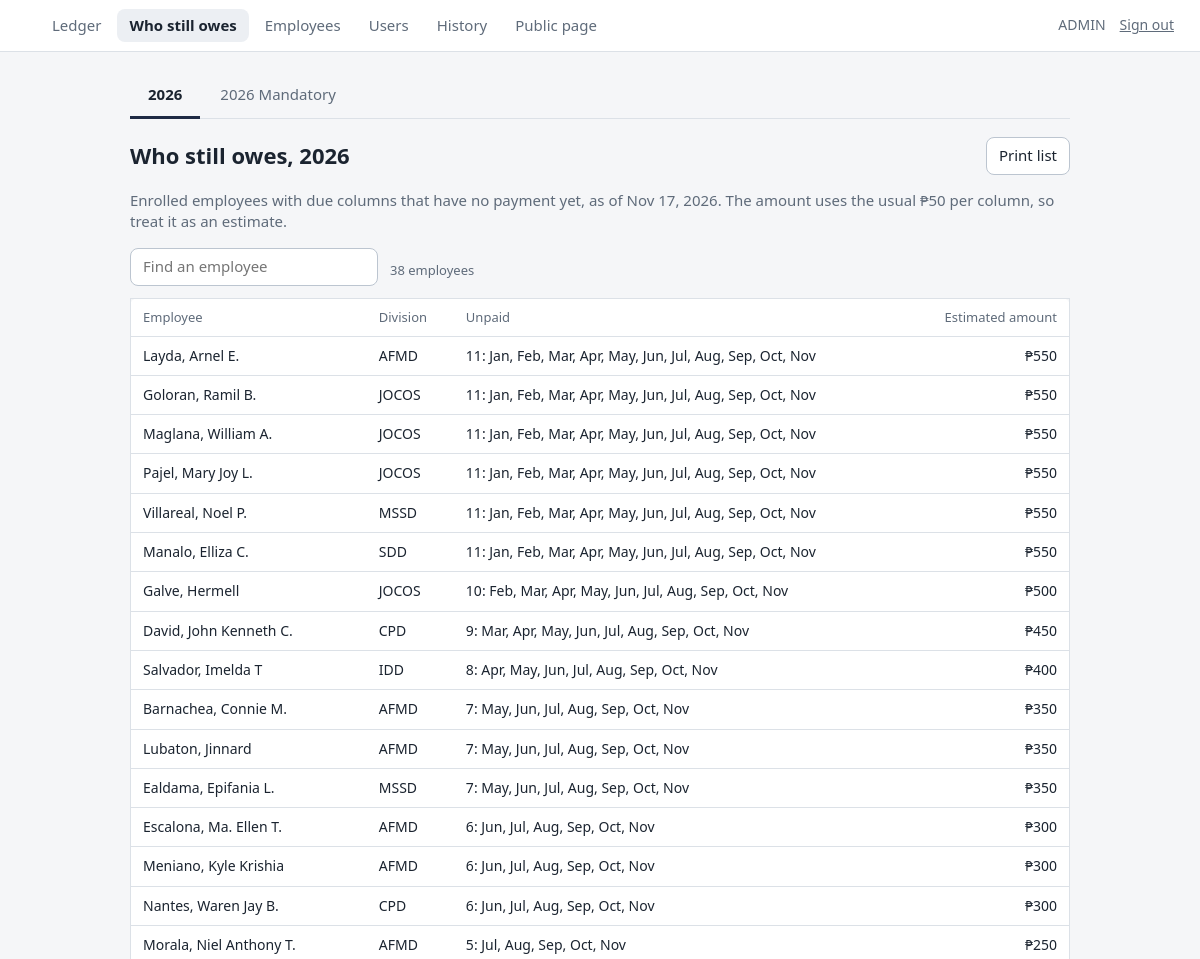
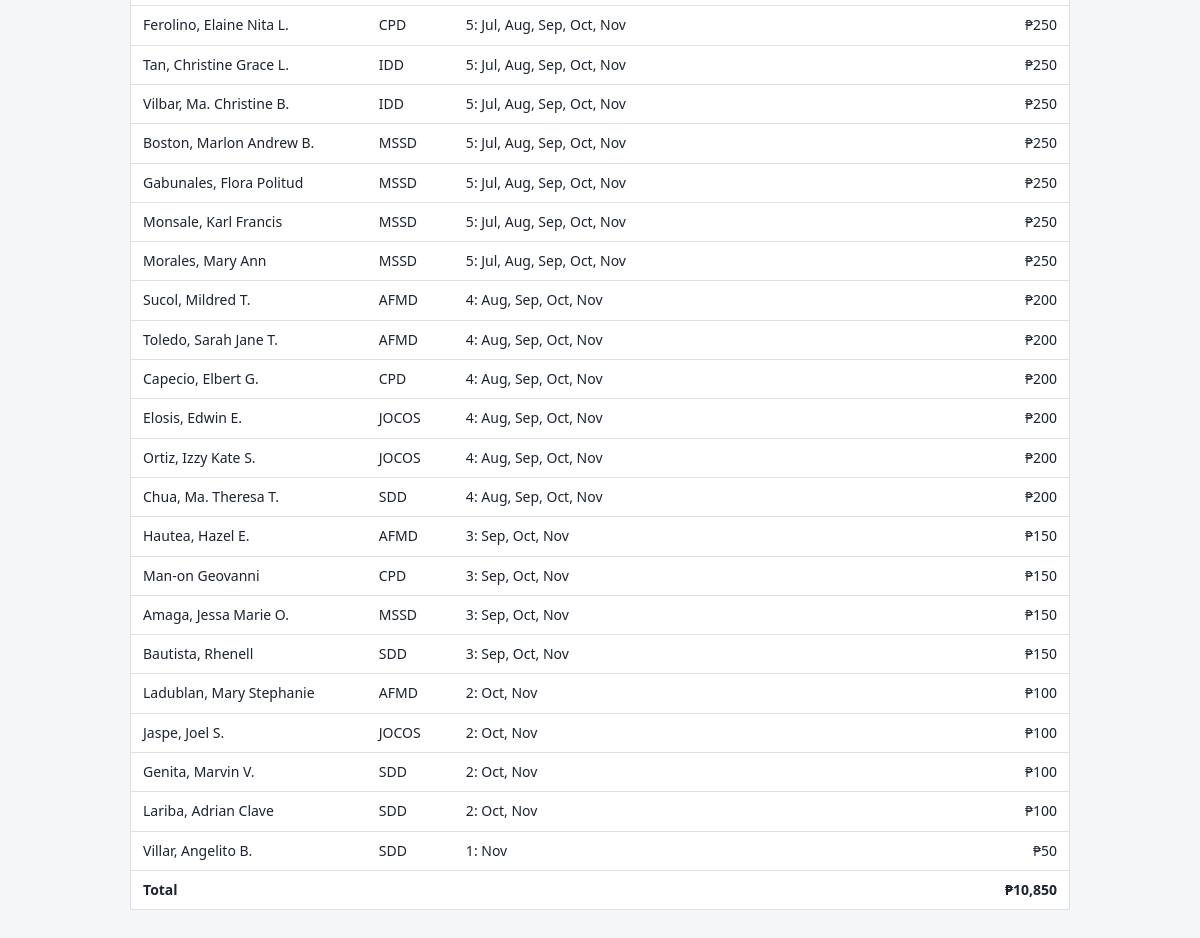
Before: /arrears.php (signed in) with the older database file (2 pictures, top to bottom).
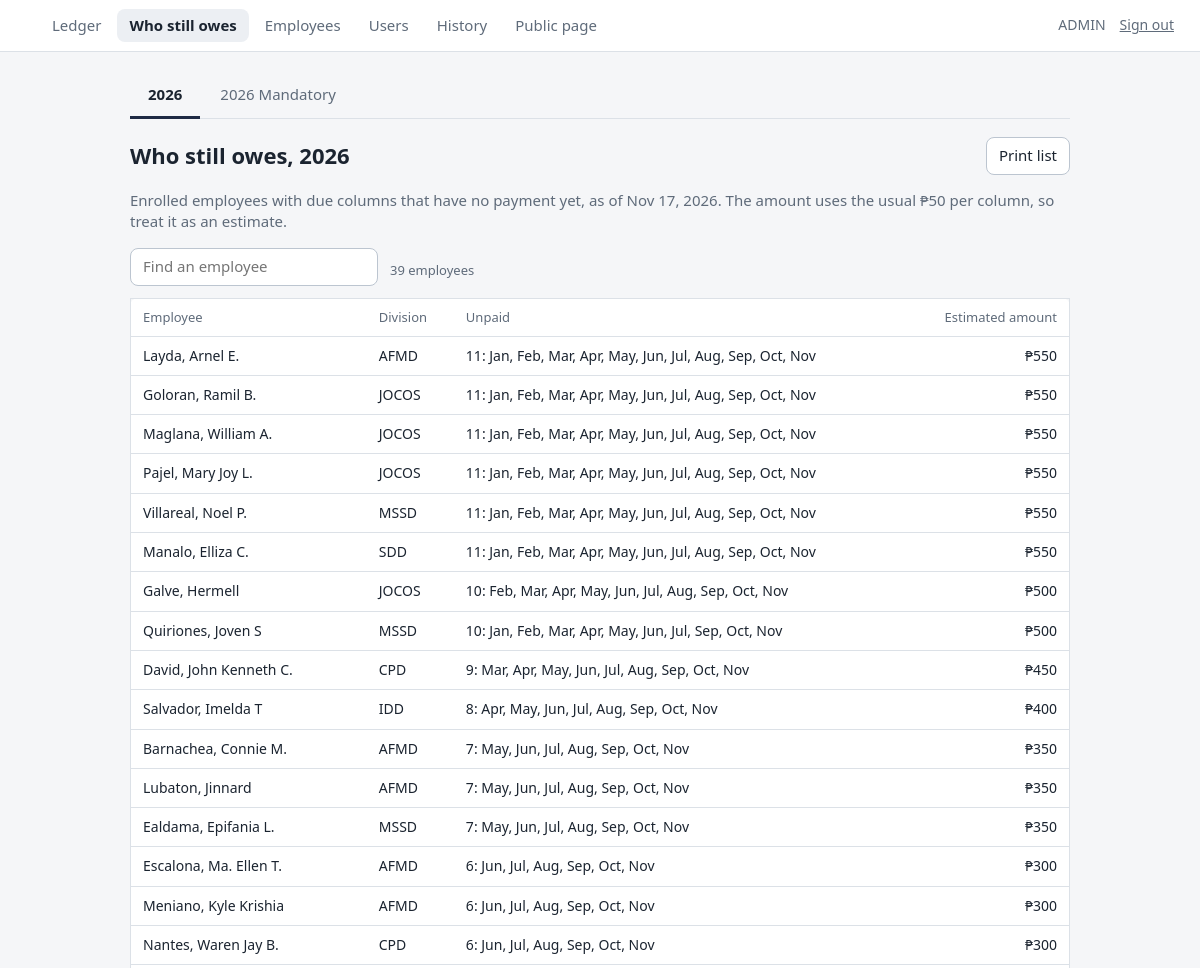
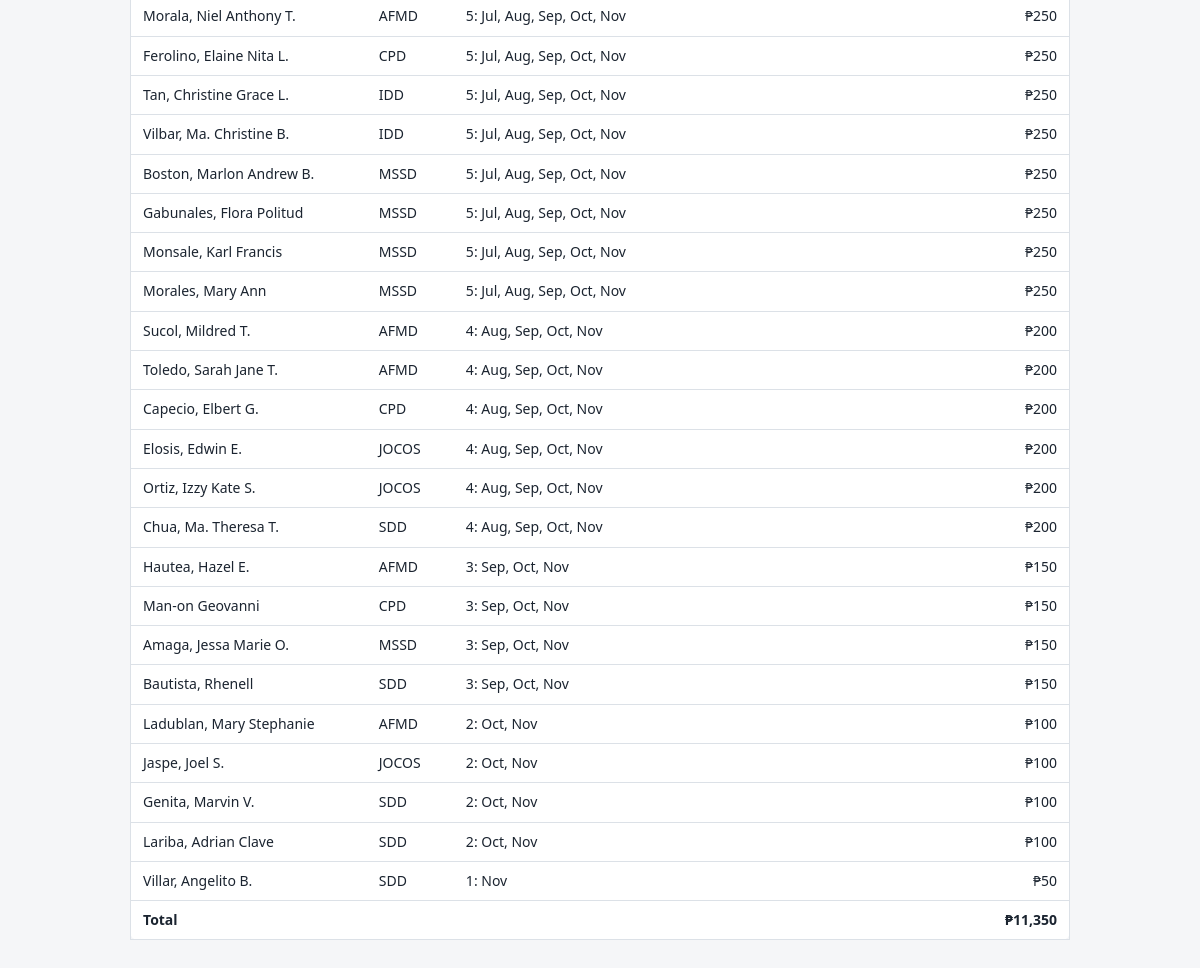
After: the same page with the newer database file (2 pictures, top to bottom).
### tables this page shows
CREATE TABLE `funds` (
  `id` int(11) NOT NULL,
  `name` varchar(60) NOT NULL,
  `default_amount` decimal(10,2) NOT NULL DEFAULT 0.00,
  `sort_no` smallint(6) NOT NULL DEFAULT 0,
  `active` tinyint(1) NOT NULL DEFAULT 1
);

CREATE TABLE `employees` (
  `id` int(11) NOT NULL,
  `name` varchar(120) NOT NULL,
  `division` varchar(30) NOT NULL DEFAULT '',
  `status` enum('enrolled','not_enrolled','scholarship','transferred') NOT NULL DEFAULT 'enrolled',
  `start_on` date DEFAULT NULL,
  `remarks` varchar(255) DEFAULT NULL,
  `active` tinyint(1) NOT NULL DEFAULT 1,
  `created_at` datetime NOT NULL DEFAULT current_timestamp()
);

### inc/ledger.php (called while the page is built, shortened)
<?php
function funds_list(): array
{
    return db()->query('SELECT id, name, default_amount FROM funds WHERE active = 1 ORDER BY sort_no, id')->fetchAll();
}
function sorted_employees(string $where = 'active = 1'): array
{
    $emps = db()->query("SELECT id, name, division, status, start_on, remarks, active FROM employees WHERE $where")->fetchAll();
    $order = array_flip((array)cfg('division_order'));
    $rank = fn($d) => $d === '' ? 1000 : ($order[$d] ?? 500);
    usort($emps, fn($a, $b) => [$rank($a['division']), $a['division'], mb_strtolower($a['name'])]
        <=> [$rank($b['division']), $b['division'], mb_strtolower($b['name'])]);
    return $emps;
}

### arrears.php (the view, shortened to what this page needs)
<?php
require __DIR__ . '/inc/bootstrap.php';
require __DIR__ . '/inc/ledger.php';
$pdo = db();
$funds = funds_list();
$fundId = (int)($_GET['fund'] ?? ($funds[0]['id'] ?? 0));
$fund = null;
foreach ($funds as $f) {
  if ((int)$f['id'] === $fundId) {
    $fund = $f;
  }
}
$today = date('Y-m-d');
$rows = [];
$total = 0.0;
if ($fund) {
  $st = $pdo->prepare('SELECT id, label, due_on, beneficiary_id FROM periods WHERE fund_id = ? AND (due_on IS NULL OR due_on <= ?) ORDER BY sort_no, id');
  $st->execute([$fundId, $today]);
  $periods = $st->fetchAll();
  $st = $pdo->prepare('SELECT p.employee_id, p.period_id FROM payments p JOIN periods pr ON pr.id = p.period_id WHERE pr.fund_id = ?');
  $st->execute([$fundId]);
  $paid = [];
  foreach ($st->fetchAll() as $p) {
    $paid[$p['employee_id'] . ':' . $p['period_id']] = true;
  }
  foreach (sorted_employees("active = 1 AND status = 'enrolled'") as $e) {
    $miss = [];
    foreach ($periods as $p) {
      if ($e['start_on'] && $p['due_on'] && substr($p['due_on'], 0, 7) < substr($e['start_on'], 0, 7)) {
        continue;
      }
      if (!isset($paid[$e['id'] . ':' . $p['id']])) {
        $miss[] = $p['label'];
      }
    }
    if ($miss) {
      $owed = count($miss) * (float)$fund['default_amount'];
      $rows[] = ['name' => $e['name'], 'division' => $e['division'], 'miss' => $miss, 'owed' => $owed];
      $total += $owed;
    }
  }
  usort($rows, fn($a, $b) => [count($b['miss']), $a['division'], $a['name']] <=> [count($a['miss']), $b['division'], $b['name']]);
}
page_header('Who still owes', 'arrears');
?>
<main class="page">
  <nav class="tabs noprint">
    <?php foreach ($funds as $f): ?>
      <a class="tab" href="arrears.php?fund=<?= (int)$f['id'] ?>" <?= (int)$f['id'] === $fundId ? 'aria-selected="true"' : '' ?>><?= h($f['name']) ?></a>
    <?php endforeach; ?>
  </nav>
  <div class="pagehead">
    <h1>Who still owes, <?= h($fund['name'] ?? '') ?></h1>
    <button class="noprint" onclick="window.print()">Print list</button>
  </div>
  <p class="muted">Enrolled employees with due columns that have no payment yet, as of <?= h(fmt_date($today)) ?>. The amount uses the usual <?= h(money($fund['default_amount'] ?? 0)) ?> per column, so treat it as an estimate.</p>
  <?php if ($rows): ?>
    <div class="toolbar noprint">
      <input type="search" id="q" placeholder="Find an employee" aria-label="Find an employee" autocomplete="off">
      <span class="hint" id="count"></span>
    </div>
  <?php endif; ?>
  <table class="list" id="owe">
    <tr>
      <th>Employee</th>
      <th>Division</th>
      <th>Unpaid</th>
      <th class="r">Estimated amount</th>
    </tr>
    <?php foreach ($rows as $r): ?>
      <tr class="orow" data-name="<?= h(mb_strtolower($r['name'] . ' ' . $r['division'])) ?>" data-owed="<?= h($r['owed']) ?>">
        <td><?= h($r['name']) ?></td>
        <td><?= h($r['division']) ?></td>
        <td><?= count($r['miss']) ?>: <?= h(implode(', ', $r['miss'])) ?></td>
        <td class="r"><?= h(money($r['owed'])) ?></td>
      </tr>
    <?php endforeach; ?>
    <?php if (!$rows): ?><tr>
        <td colspan="4" class="muted">Everyone enrolled is up to date.</td>
      </tr>
    <?php else: ?>
      <tr class="tot">
        <td colspan="3"><b id="totalLabel">Total</b></td>
        <td class="r"><b id="totalCell"><?= h(money($total)) ?></b></td>
      </tr>
    <?php endif; ?>
  </table>
</main>
<?php page_footer();

### inc/bootstrap.php (shortened to what this page needs)
<?php
function cfg(string $key)
{
    return $GLOBALS['cfg'][$key] ?? null;
}
function db(): PDO
{
    static $pdo = null;
    if ($pdo) {
        return $pdo;
    }
    $c = $GLOBALS['cfg'];
    $dsn = "mysql:host={$c['db_host']};port={$c['db_port']};dbname={$c['db_name']};charset=utf8mb4";
    $pdo = new PDO($dsn, $c['db_user'], $c['db_pass'], [
        PDO::ATTR_ERRMODE            => PDO::ERRMODE_EXCEPTION,
        PDO::ATTR_DEFAULT_FETCH_MODE => PDO::FETCH_ASSOC,
        PDO::ATTR_EMULATE_PREPARES   => false,
    ]);
    return $pdo;
}
function h($v): string
{
    return htmlspecialchars((string)$v, ENT_QUOTES, 'UTF-8');
}
function current_user(): ?array
{
    return $_SESSION['user'] ?? null;
}
function money($n): string
{
    $n = (float)$n;
    return '₱' . number_format($n, fmod($n, 1.0) == 0.0 ? 0 : 2);
}
function fmt_date(?string $d): string
{
    return $d ? date('M j, Y', strtotime($d)) : '';
}
function page_header(string $title, string $active = ''): void
{
    $u = current_user();
    $app = h(cfg('app_name'));
    echo '<!doctype html><html lang="en"><head><meta charset="utf-8">';
    echo '<link rel="stylesheet" href="assets/app.css"></head><body>';
    if ($u) {
        $links = [
            'ledger'    => ['index.php', 'Ledger'],
            'arrears'   => ['arrears.php', 'Who still owes'],
            'employees' => ['employees.php', 'Employees'],
        ];
        if ($u['role'] === 'admin') {
            $links['users'] = ['users.php', 'Users'];
            $links['audit'] = ['audit.php', 'History'];
        }
        if (cfg('public_view') !== false) {
            $links['public'] = ['view.php', 'Public page'];
        }
        echo '<header class="top"><a class="brand" href="index.php">' . $app . '</a><nav>';
        foreach ($links as $key => [$href, $label]) {
            echo '<a href="' . $href . '"' . ($key === $active ? ' aria-current="page"' : '') . ($key === 'public' ? ' target="_blank" rel="noopener"' : '') . '>' . $label . '</a>';
        }
        echo '</nav><form method="post" action="login.php" class="who"><span>' . h($u['full_name']) . '</span>';
        echo '<button name="logout" value="1" class="link">Sign out</button></form></header>';
    }
}
function page_footer(): void
{
    echo '</body></html>';
}

### assets/app.css (style rules this page uses)
:root { --paper: #F5F6F8; --card: #FFFFFF; --ink: #1B2430; --muted: #5F6B7A; --line: #DCE1E7; --line-strong: #BCC5D0; --wash: #ECEFF3; --brand: #1E2A44; --on-brand: #FFFFFF; --danger: #B3261E; --ok-bg: #DFF1E4; --ok-ink: #1B5A2D; --warn-bg: #FAEBC8; --warn-ink: #66460A; --late-bg: #FADFDB; --late-ink: #86201A; --radius: 8px; color-scheme: light dark; font-family: "Segoe UI", system-ui, -apple-system, "Helvetica Neue", Arial, sans-serif; }
* { box-sizing: border-box; }
body { margin: 0; background: var(--paper); color: var(--ink); font-size: 15px; line-height: 1.45; }
h1 { font-size: 22px; font-weight: 600; margin: 0 0 12px; }
a { color: inherit; }
.muted, .hint { color: var(--muted); }
.hint { font-size: 13px; margin: 8px 2px 0; }
button, input, select { font: inherit; color: inherit; background: var(--card); border: 1px solid var(--line-strong); border-radius: var(--radius); padding: 7px 12px; min-height: 36px; }
button { cursor: pointer; }
button.link { border: 0; background: none; padding: 4px 6px; min-height: 0; text-decoration: underline; color: var(--muted); }
.top { display: flex; align-items: center; gap: 20px; padding: 0 20px; height: 52px; position: sticky; top:0; z-index: 20; background: var(--card); border-bottom: 1px solid var(--line); }
.top nav { display: flex; gap: 4px; flex: 1; overflow-x: auto; }
.top nav a { padding: 6px 12px; border-radius: var(--radius); text-decoration: none; color: var(--muted); white-space: nowrap; }
.top nav a[aria-current] { background: var(--wash); color: var(--ink); font-weight: 600; }
.who { display: flex; align-items: center; gap: 8px; font-size: 14px; color: var(--muted); }
.page { max-width: 980px; margin: 0 auto; padding: 22px 20px 60px; }
.tabs { display: flex; flex-wrap: wrap; gap: 2px; border-bottom: 1px solid var(--line); margin-bottom: 18px; }
.tab { padding: 10px 18px; text-decoration: none; color: var(--muted); border-bottom: 3px solid transparent; margin-bottom: -1px; white-space: nowrap; font-weight: 500; }
.tab[aria-selected=true] { color: var(--ink); border-bottom-color: var(--brand); font-weight: 600; }
.toolbar { display: flex; flex-wrap: wrap; gap: 10px; align-items: center; margin-bottom: 12px; }
table.list { width: 100%; border-collapse: collapse; background: var(--card); border: 1px solid var(--line); border-radius: var(--radius); font-size: 14px; }
.list th { text-align: left; font-weight: 500; color: var(--muted); padding: 9px 12px; border-bottom: 1px solid var(--line); font-size: 13px; }
.list td { padding: 9px 12px; border-bottom: 1px solid var(--line); vertical-align: top; }
.list tr:last-child td { border-bottom: 0; }
.list td.r, .list th.r { text-align: right; font-variant-numeric: tabular-nums; }
.pagehead { display: flex; align-items: center; gap: 12px; flex-wrap: wrap; margin-bottom: 14px; }
.pagehead h1 { margin: 0; }

Changed rows visible on the page:
now on this page (row edited): employees: name "Quiriones, Joven S", division "MSSD", count($r['miss']) "10", miss "Jan, Feb, Mar, Apr, May, Jun, Jul, Sep, Oct, Nov", owed "₱500"
Other visible differences:
text written by a page script: "38 employees" → "39 employees"
money($total): "₱10,850" → "₱11,350"
